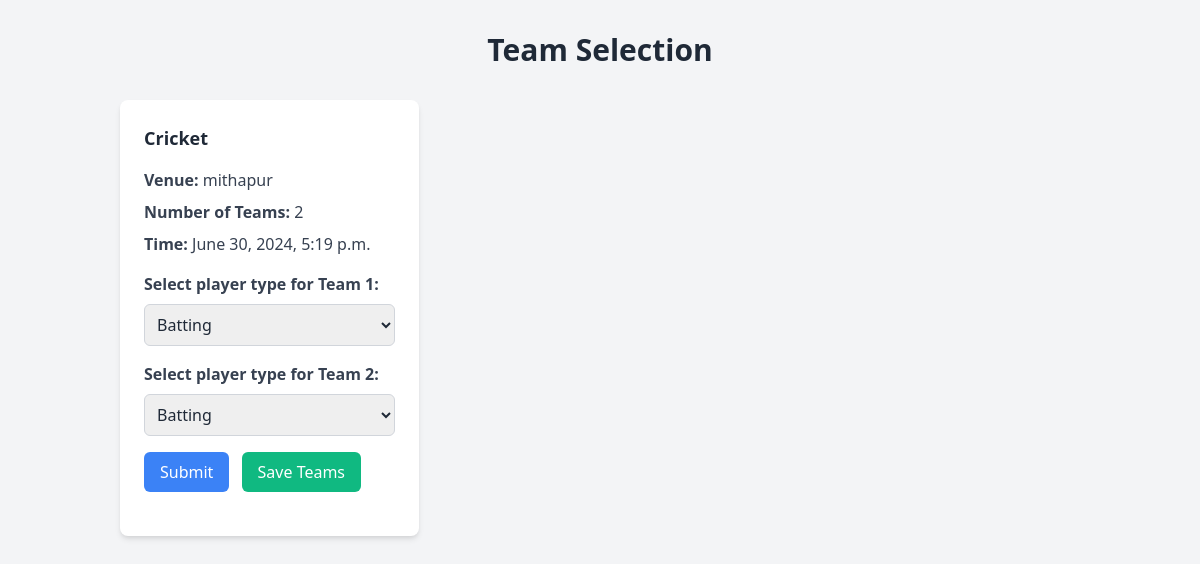
Screenshot of /choice/46/ (signed in) with the database file from the repository.
### authentication/models.py (models this page shows, shortened)
class Session(models.Model):
    sport_name = models.CharField(max_length=100)
    venue = models.CharField(max_length=100)
    number_of_teams = models.IntegerField()
    time = models.DateTimeField()

### authentication/views.py (the view)
    def _wrapped_view(request, *args, **kwargs):
        if not request.user.is_authenticated:
            messages.info(request, "Please sign in to access this page.")
            return redirect(settings.LOGIN_URL)
        return view_func(request, *args, **kwargs)

### authentication/views.py (called while the page is built)
def login_required(view_func):
    def _wrapped_view(request, *args, **kwargs):
        if not request.user.is_authenticated:
            messages.info(request, "Please sign in to access this page.")
            return redirect(settings.LOGIN_URL)
        return view_func(request, *args, **kwargs)
    return _wrapped_view

@login_required
def choice(request, sport_id=None):
    try:
        if sport_id is not None:
            session = get_object_or_404(Session, pk=sport_id)
            session.team_range = range(1, session.number_of_teams + 1)
            return render(request, "choice.html", {"session": session})
        else:
            logger.error("No sport_id provided in URL")
            return render(request, "choice.html", {"session": None})
    except Exception as e:
        logger.error(f"Error retrieving session: {e}")
        return render(request, "choice.html", {"session": None})

### templates/choice.html (shortened to what this page needs)
<!DOCTYPE html>
<html lang="en">
  <head>
    <link
      href="https://cdn.jsdelivr.net/npm/tailwindcss@2.2.19/dist/tailwind.min.css"
      rel="stylesheet" />
  </head>
  <body class="bg-gray-100 text-gray-800">
    {% if user.is_staff %}
    <div class="container mx-auto p-8">
      <h1 class="text-3xl font-bold text-center mb-8">Team Selection</h1>
      <div class="grid grid-cols-1 md:grid-cols-2 lg:grid-cols-3 gap-8">
        {% if session %}
        <div class="bg-white rounded-lg shadow-md p-6">
          <h2 class="text-lg font-semibold mb-4">{{ session.sport_name }}</h2>
          <p class="text-gray-700 mb-2">
            <span class="font-semibold">Venue:</span> {{ session.venue }}
          </p>
          <p class="text-gray-700 mb-2">
            <span class="font-semibold">Number of Teams:</span> {{ session.number_of_teams }}
          </p>
          <p class="text-gray-700 mb-2">
            <span class="font-semibold">Time:</span> {{ session.time }}
          </p>
          <form onsubmit="submitTeams(event)" class="mt-4">
            {% for i in session.team_range %}
            <div class="mb-4">
              <label for="team{{ i }}PlayerType" class="block text-gray-700 font-semibold mb-2"
                >Select player type for Team {{ i }}:</label
              >
              <select
                id="team{{ i }}PlayerType"
                name="team{{ i }}PlayerType"
                class="block w-full p-2 border border-gray-300 rounded-md focus:outline-none focus:ring-2 focus:ring-blue-500">
                <option value="batting">Batting</option>
              </select>
            </div>
            {% endfor %}
            <button
              type="submit"
              class="bg-blue-500 text-white py-2 px-4 rounded-md hover:bg-blue-600 transition duration-300">
              Submit
            </button>
            <button
              type="button"
              class="bg-green-500 text-white py-2 px-4 rounded-md hover:bg-green-600 transition duration-300 ml-2"
              onclick="saveTeams()">
              Save Teams
            </button>
          </form>
        </div>
        {% else %}
        <p class="text-center text-gray-600 col-span-full">No session found.</p>
        {% endif %}
      </div>
    </div>
    {% else %}
    <div class="container mx-auto p-8">
      <p class="text-center text-red-500">You do not have permission to view this page.</p>
    </div>
    {% endif %}
  </body>
</html>

### templates/choice.html (style rules this page uses)
form { margin-bottom: 20px; }

### rows the page displays
Session: sport_name "Cricket", venue "mithapur", number_of_teams "2", time "June 30, 2024, 5:19 p.m."

### other values shown
{{ i }} "1" "2"
